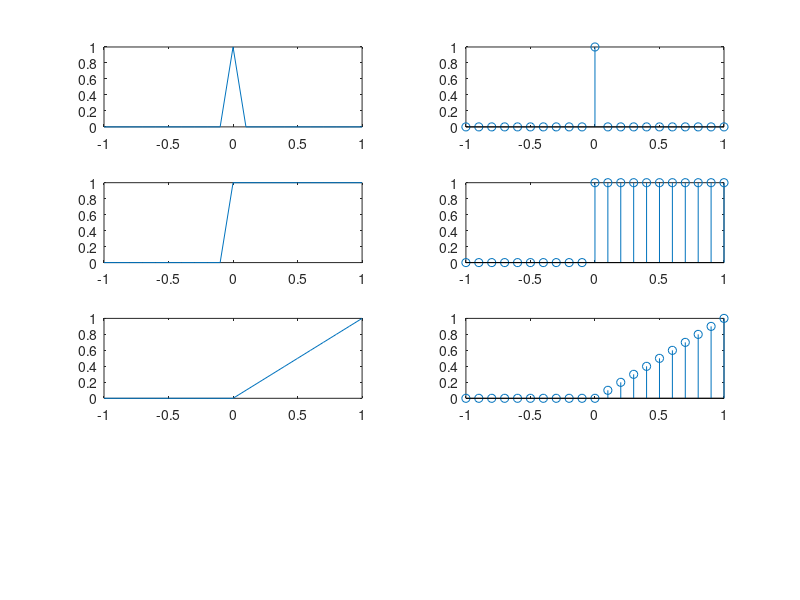

This figure's MATLAB source:
t=(-1:0.1:1)';

impulse=t==0;
unitstep=t>=0;
ramp=t.*unitstep;
quad=t.^2.*unitstep;

%plot(t,[impulse unitstep ramp quad])
%hold on
%title('impulse');
subplot(4,2,1)
plot(t,[impulse])

subplot(4,2,2)
stem(t,[impulse])

subplot(4,2,3)
plot(t,[unitstep])

subplot(4,2,4)
stem(t,[unitstep])

subplot(4,2,5)
plot(t,[ramp])

subplot(4,2,6)
stem(t,[ramp])

%subplot(4,2,7)
%plot(t,[quad])

%subplot(4,2,8)
%stem(t,[quad])

